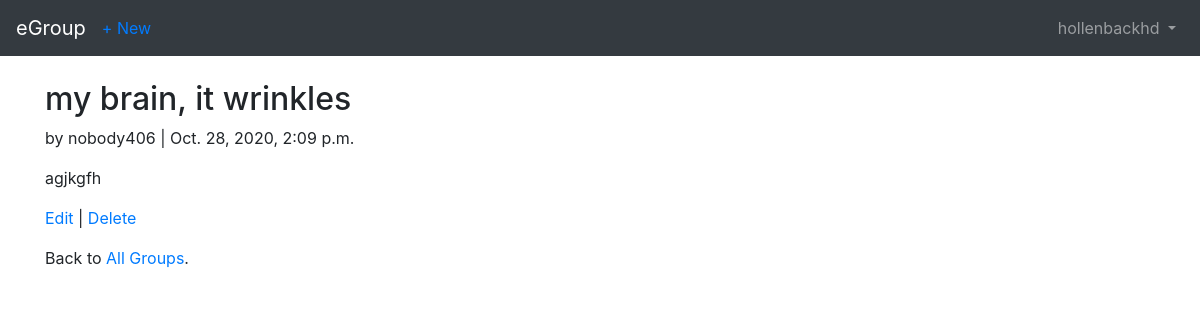
Page /allgroups/14/ (signed in) on the committed database.
### users/models.py (models this page shows)
class CustomUser(AbstractUser):
    age = models.PositiveIntegerField(null=True, blank=True)

### allgroups/models.py (models this page shows, shortened)
class Allgroups(models.Model):
    title = models.CharField(max_length=255)
    body = models.TextField()
    date = models.DateTimeField(auto_now_add=True)
    author = models.ForeignKey(
        get_user_model(),
        on_delete=models.CASCADE,
        )

### allgroups/views.py (the view)
# urls.py: path('<int:pk>/', AllgroupsDetailView.as_view(), name='allgroups_detail'),
class AllgroupsDetailView(DetailView):
    model = Allgroups
    template_name = 'allgroups_detail.html'

### templates/allgroups_detail.html
{% extends 'base.html' %}
{% block content %}
<div class ="allgroups-entry">
<h2>{{ object.title }}</h2>
<p>by {{ object.author }} | {{ object.date}}</p>
<p>{{ object.body }}</p>
</div>
<p><a href="{% url 'allgroups_edit' allgroups.pk %}">Edit</a> |
<a href="{% url 'allgroups_delete' allgroups.pk %}">Delete</a></p>
<p>Back to <a href="{% url 'allgroups_list' %}">All Groups</a>.</p>
{% endblock content %}

### templates/base.html (shortened to what this page needs)
<!doctype html>
<html lang="en">
  <head>
    <link rel="stylesheet"
    href="https://stackpath.bootstrapcdn.com/bootstrap/4.1.3/css/bootstrap.min.css"
>
  </head>
  <body>
    <nav class="navbar navbar-expand-md navbar-dark bg-dark mb-4">
      <a class="navbar-brand" href="{% url 'home' %}">eGroup</a>
	{% if user.is_authenticated %}
<ul class="navbar-nav mr-auto">
<li class="nav-item"><a href="{% url 'allgroups_new' %}">+ New</a></li>
</ul>
{% endif %}
    <div class="collapse navbar-collapse" id="navbarCollapse">
      {% if user.is_authenticated %}
        <ul class="navbar-nav ml-auto">
          <li class="nav-item">
            <a class="nav-link dropdown-toggle" href="#" id="userMenu"
              data-toggle="dropdown" aria-haspopup="true"
              aria-expanded="false">
              {{ user.username }}
            </a>
          </li>
        </ul>
      {% endif %}
    </div>
  </nav>
  <div class="container">
    {% block content %}
    {% endblock content %}
  </div>
  </body>
</html>

### rows in the picture
CustomUser: username "hollenbackhd"
Allgroups: title "my brain, it wrinkles", author "nobody406", date "Oct. 28, 2020, 2:09 p.m.", body "agjkgfh"
